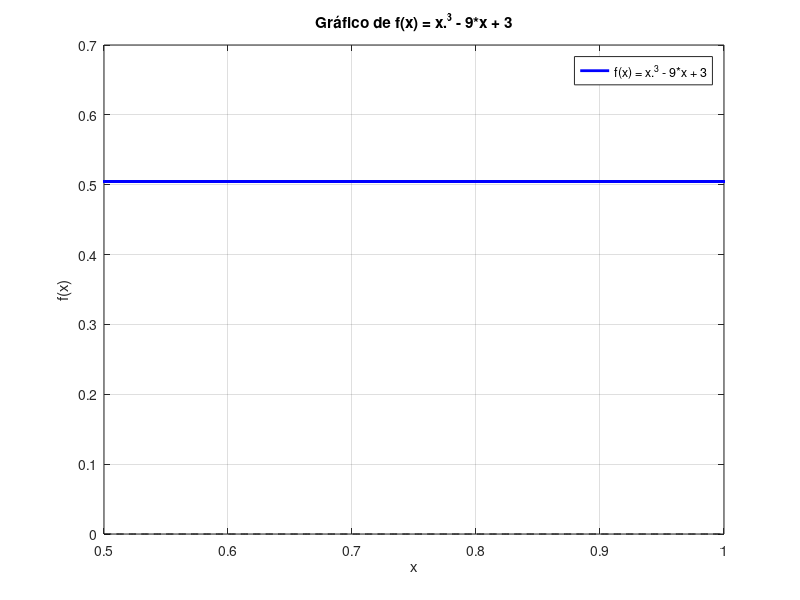

MATLAB code for this plot:
function lista5Questao3FalsaPosicao()

  e = 8.9e-12;
  F = 1.25;
  q = 2e-5;
  Q = 2e-5;
  raio = 0.85;

  f = @(x)((1/(4*pi*e)) * (q*Q*x / (x.^2 + raio.^2).^(3/2)) - F);

  a = 0;
  b = 0.5;
  E = 5e-4;
  Ea = inf;
  rPrevio = inf;

  x = linspace(0.5, 1, 400);
  y = f(x);
  figure;
  plot(x, y, 'b', 'LineWidth', 2);
  hold on;
  plot(x, zeros(size(x)), 'k--');
  xlabel('x');
  ylabel('f(x)');
  title('Gráfico de f(x) = x.^3 - 9*x + 3');
  grid on;
  legend('f(x) = x.^3 - 9*x + 3');
  hold off;

  if (f(a) * f(b) > 0)
    disp("Erro: não há mudança de sinal!");
  else
    it = 1;
    n = 20;
    r = b - (f(b) * (a - b)) / (f(a) - f(b));  % Cálculo inicial da raiz
    fa = f(a);
    fb = f(b);

    while (it <= n)
      fprintf('Iteração %d: a = %f, b = %f, r = %f, f(r) = %f, Erro aproximado = %f\n', ...
              it, a, b, r, f(r), Ea);
      if (it >= n || Ea <= E)
        fprintf("Raiz encontrada: %f\n", r);
        break;
      end

      if (f(a) * f(r) < 0)
        b = r;
        fb = f(r);
      else
        a = r;
        fa = f(r);
      end

      it = it + 1;

      rPrevio = r;
      r = b - (fb * (a - b)) / (fa - fb);
      Ea = calcularErroEstimativa(it, r, rPrevio);
    endwhile

    if it > n
      fprintf("Método falhou em %d iterações\n", it);
    end
  end
endfunction

function Ea = calcularErroEstimativa(it, resultadoAtual, resultadoPrev)
  if it == 1
    Ea = inf;
  else
    Ea = abs((resultadoAtual - resultadoPrev) / resultadoAtual) * 100;
  end
endfunction

lista5Questao3FalsaPosicao();

